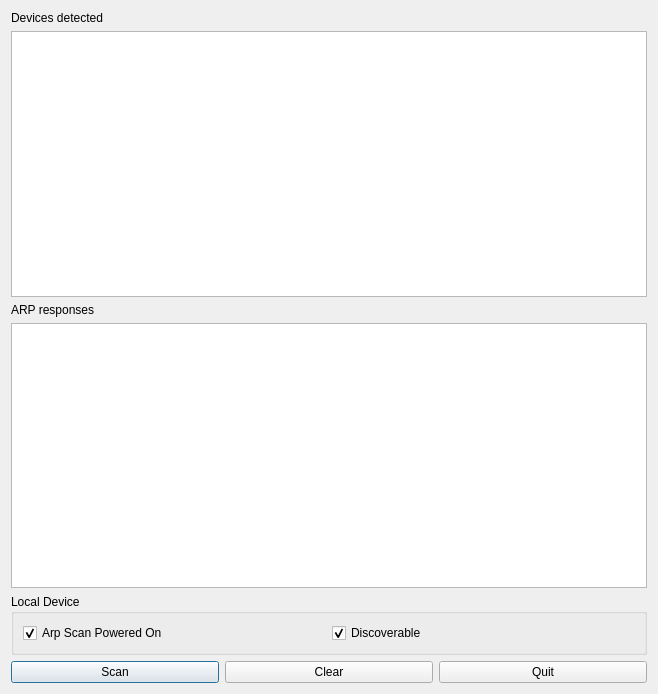
<?xml version="1.0" encoding="UTF-8"?>
<ui version="4.0">
 <class>DeviceDiscovery</class>
 <widget class="QDialog" name="DeviceDiscovery">
  <property name="geometry">
   <rect>
    <x>0</x>
    <y>0</y>
    <width>658</width>
    <height>694</height>
   </rect>
  </property>
  <property name="windowTitle">
   <string>Arp Scanner</string>
  </property>
  <layout class="QVBoxLayout" name="verticalLayout">
   <item>
    <widget class="QLabel" name="label">
     <property name="text">
      <string>Devices detected</string>
     </property>
    </widget>
   </item>
   <item>
    <widget class="QListWidget" name="devices"/>
   </item>
   <item>
    <widget class="QLabel" name="label_2">
     <property name="text">
      <string>ARP responses</string>
     </property>
    </widget>
   </item>
   <item>
    <widget class="QListWidget" name="responses"/>
   </item>
   <item>
    <widget class="QGroupBox" name="groupBox">
     <property name="title">
      <string>Local Device</string>
     </property>
     <layout class="QHBoxLayout" name="horizontalLayout_2">
      <item>
       <widget class="QCheckBox" name="power">
        <property name="text">
         <string>Arp Scan Powered On</string>
        </property>
        <property name="checked">
         <bool>true</bool>
        </property>
       </widget>
      </item>
      <item>
       <widget class="QCheckBox" name="discoverable">
        <property name="text">
         <string>Discoverable</string>
        </property>
        <property name="checked">
         <bool>true</bool>
        </property>
       </widget>
      </item>
     </layout>
    </widget>
   </item>
   <item>
    <layout class="QHBoxLayout" name="horizontalLayout">
     <item>
      <widget class="QPushButton" name="scan">
       <property name="text">
        <string>Scan</string>
       </property>
      </widget>
     </item>
     <item>
      <widget class="QPushButton" name="clear">
       <property name="text">
        <string>Clear</string>
       </property>
      </widget>
     </item>
     <item>
      <widget class="QPushButton" name="quit">
       <property name="text">
        <string>Quit</string>
       </property>
      </widget>
     </item>
    </layout>
   </item>
  </layout>
 </widget>
 <resources/>
 <connections>
  <connection>
   <sender>quit</sender>
   <signal>clicked()</signal>
   <receiver>DeviceDiscovery</receiver>
   <slot>accept()</slot>
   <hints>
    <hint type="sourcelabel">
     <x>323</x>
     <y>275</y>
    </hint>
    <hint type="destinationlabel">
     <x>396</x>
     <y>268</y>
    </hint>
   </hints>
  </connection>
  <connection>
   <sender>clear</sender>
   <signal>clicked()</signal>
   <receiver>devices</receiver>
   <slot>clear()</slot>
   <hints>
    <hint type="sourcelabel">
     <x>188</x>
     <y>276</y>
    </hint>
    <hint type="destinationlabel">
     <x>209</x>
     <y>172</y>
    </hint>
   </hints>
  </connection>
 </connections>
</ui>
